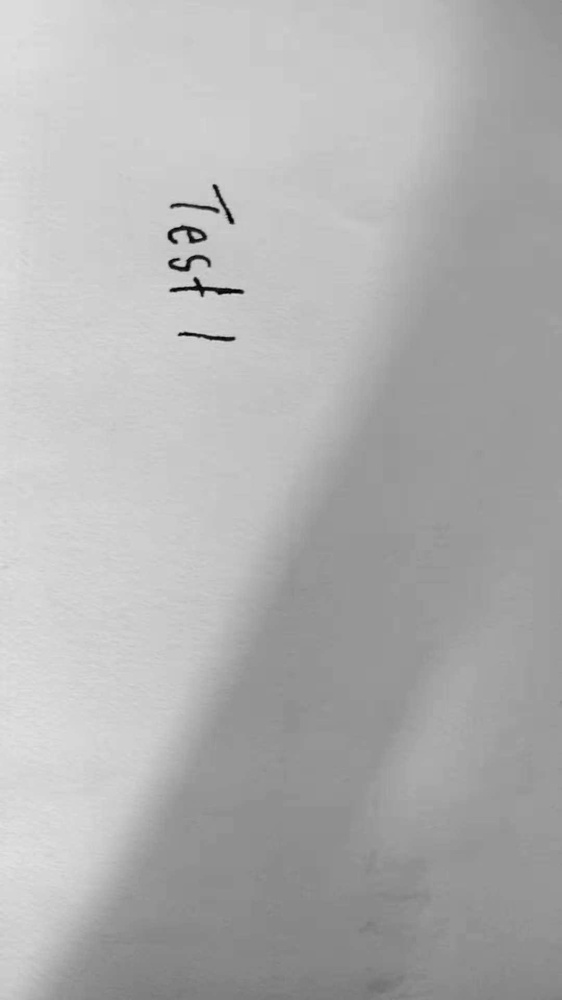
#> input picture main/photos/test1.jpg, 562 x 1000 px, shrunk from 1080 x 1920 before the run
$ python main.py
#> lines starting #> are read from the running program, lines starting #| are printed output that depends on the picture; after the words box and inside, x2 and y2 are one past the last pixel; in counts of white or black regions, pixels touching at a corner belong together
#coding:utf8
'''
Created on 2018年10月10日

@author: Administrator
'''
from PIL import Image
if __name__ == '__main__':
    photoPath="photos/test1.jpg"
    resultName="test1.png"
    threshold = 100

    img = Image.open(photoPath)
#> img is the input picture: PIL image 562x1000 L; min 0, max 226, mean 177.1
    Img = img.convert('L')
    Img.save(photoPath)
    table = []
    for i in range(256):
        if i < threshold:
            table.append(0)
        else:
            table.append(1)
    photo = Img.point(table, '1')
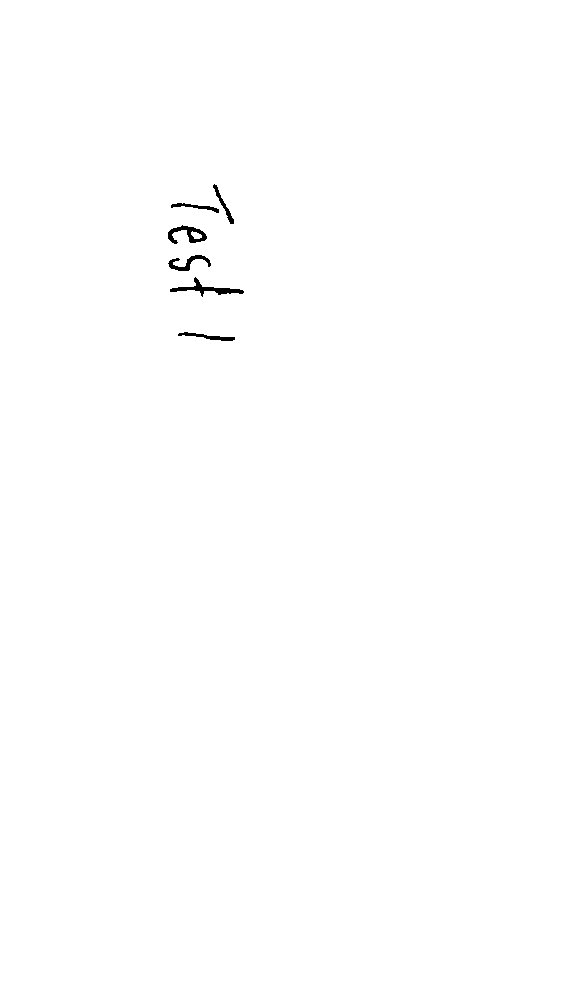
#> photo: PIL image 562x1000 1; 99.7% white; 6 black regions, box (x1, y1, x2, y2) and area: (170, 277, 244, 297) 373, (168, 225, 207, 244) 309, (168, 255, 211, 271) 245, (178, 332, 235, 341) 194, (213, 184, 234, 224) 163, (171, 203, 219, 213) 157

    photo = Img.convert("RGBA")
#> photo: PIL image 562x1000 RGBA
    for row in range(photo.size[0]):
        for col in range(photo.size[1]):
            changedPx=list(photo.getpixel((row,col)))
            if changedPx[0]>threshold:
                changedPx[3]=0
            changedPx=tuple(changedPx)
            photo.putpixel((row,col),changedPx)


    photo.save(resultName)
    print("finished!")
